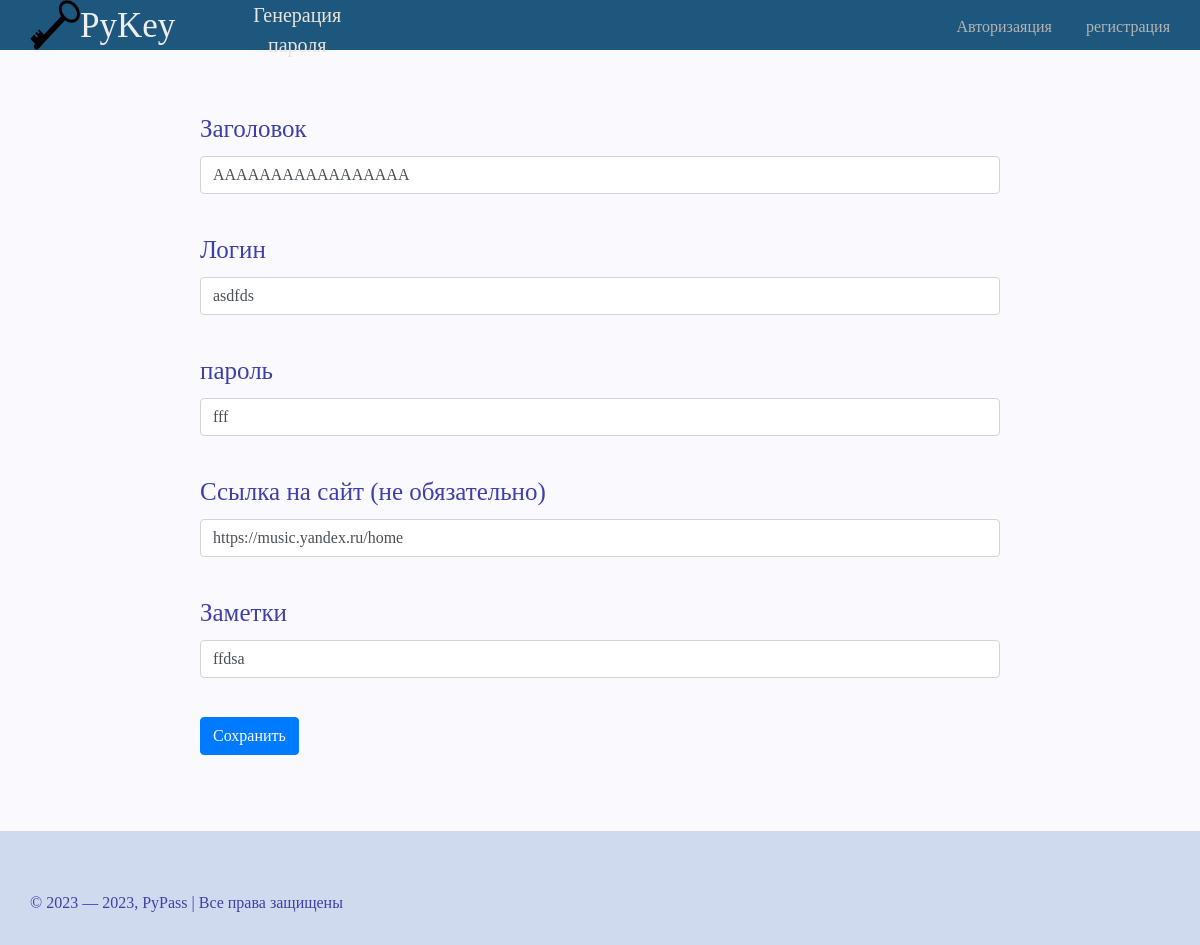
/change_info/1, run on the app's committed database.
### data/passwords.py (models this page shows, shortened)
class Passwords(SqlAlchemyBase):
    __tablename__ = 'password'
    id = sqlalchemy.Column(sqlalchemy.Integer,
                           primary_key=True, autoincrement=True)
    user_id = sqlalchemy.Column(sqlalchemy.Integer,
                                sqlalchemy.ForeignKey("users.id"))
    title = sqlalchemy.Column(sqlalchemy.String)
    login = sqlalchemy.Column(sqlalchemy.String)
    password = sqlalchemy.Column(sqlalchemy.String)
    site = sqlalchemy.Column(sqlalchemy.String)
    note = sqlalchemy.Column(sqlalchemy.String, nullable=True)

### server.py (the view, shortened to what this page needs)
@app.route('/change_info/<int:id>', methods=['GET', 'POST'])
def change_info(id):
    error = ''
    form = AddInfo()
    db_sess = db_session.create_session()
    somedata = db_sess.query(Passwords).filter(Passwords.id == id).first()
    form.title.data = somedata.title
    form.login.data = somedata.login
    form.password.data = fernet.decrypt(somedata.password).decode()
    form.site.data = somedata.site
    form.note.data = somedata.note
    return render_template('adding.html', form=form, error=error)

### forms.py
class AddInfo(FlaskForm):
    title = StringField('Заголовок', validators=[DataRequired(), Length(max=30)])
    login = StringField('Логин', validators=[DataRequired(), Length(max=40)])
    password = StringField('пароль', validators=[DataRequired(), Length(max=40)])
    note = StringField('Заметки', validators=[SpaceRequired])
    site = StringField('Ссылка на сайт (не обязательно)', validators=[RealLinkRequired])
    submit = SubmitField('Сохранить')

### data/db_session.py (called while the page is built)
def create_session() -> Session:
    global __factory
    return __factory()

### templates/adding.html (shortened to what this page needs)
{% extends "base.html" %}
{% block content %}
    <form action="" method="post">
        {{ form.title.label }}
        {{ form.title(class="form-control") }}<br>
        {{ form.login.label }}
        {{ form.login(class="form-control") }}<br>
        {{ form.password.label }}
        {{ form.password(class="form-control") }}<br>
        {{ form.site.label }}
        {{ form.site(class="form-control") }}<br>
        {{ form.note.label }}
        {{ form.note(class="form-control") }}<br>
        <p>{{ form.submit(type="submit", class="btn btn-primary") }}</p>
    </form>
{% endblock %}

### static/css/mainstyle.css (style rules this page uses)
html { height: 100%; }
body { font-family: fantasy; margin: 0; padding: 0; color: #3F3FAA; display: flex; flex-direction: column; height: 100%; background-color: #F9F9FE; }

### data on the page
Passwords: title "AAAAAAAAAAAAAAAAA", login "asdfds", password "fff", site "https://music.yandex.ru/home", note "ffdsa"
